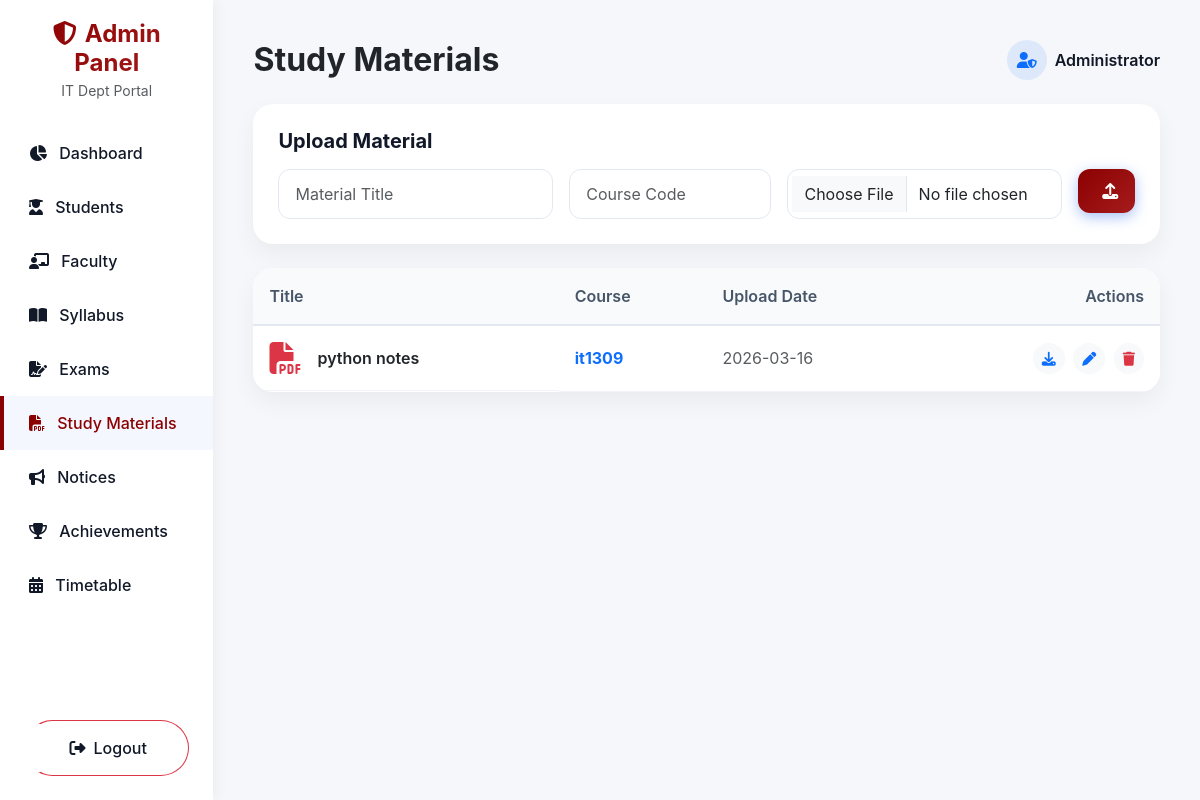
The page /admin/materials/ (signed in) on the database its author committed.
### models.py (models this page shows)
class StudyMaterial(SQLModel, table=True):
    id: Optional[int] = Field(default=None, primary_key=True)
    title: str
    course_code: str
    description: Optional[str] = None
    file_path: str
    uploaded_by: Optional[int] = Field(default=None, foreign_key="faculty.id")
    uploaded_at: datetime = Field(default_factory=datetime.utcnow)

### routers/study_materials_router.py (the view)
@router.get("/")
def list_materials(request: Request, db: Session = Depends(get_session), admin=Depends(check_admin)):
    materials = db.exec(select(StudyMaterial)).all()
    return templates.TemplateResponse("admin/materials_list.html", {"request": request, "materials": materials})

### templates/admin/materials_list.html
{% extends "admin/admin_base.html" %}
{% block header %}Study Materials{% endblock %}
{% block content %}
<div class="glass-card p-4 mb-4">
    <h5 class="fw-bold mb-3">Upload Material</h5>
    <form action="/admin/materials/add" method="post" enctype="multipart/form-data" class="row g-3">
        <div class="col-md-4">
            <input type="text" name="title" class="form-control" placeholder="Material Title" required>
        </div>
        <div class="col-md-3">
            <input type="text" name="course_code" class="form-control" placeholder="Course Code" required>
        </div>
        <div class="col-md-4">
            <input type="file" name="file" class="form-control" required>
        </div>
        <div class="col-md-1">
            <button type="submit" class="btn btn-gradient w-100"><i class="fa-solid fa-upload"></i></button>
        </div>
    </form>
</div>
<div class="table-responsive table-glass">
    <table class="table table-hover mb-0">
        <thead>
            <tr>
                <th>Title</th>
                <th>Course</th>
                <th>Upload Date</th>
                <th class="text-end">Actions</th>
            </tr>
        </thead>
        <tbody>
            {% for m in materials %}
            <tr>
                <td class="fw-semibold d-flex align-items-center"><i class="fa-solid fa-file-pdf text-danger fa-2x me-3"></i>{{ m.title }}</td>
                <td class="fw-bold text-primary">{{ m.course_code }}</td>
                <td class="text-muted">{{ m.uploaded_at.strftime('%Y-%m-%d') }}</td>
                <td class="text-end">
                    <a href="/{{ m.file_path }}" target="_blank" class="btn btn-sm btn-light text-primary rounded-circle me-1" title="Download"><i class="fa-solid fa-download"></i></a>
                    <a href="/admin/materials/edit/{{ m.id }}" class="btn btn-sm btn-light text-primary me-1 rounded-circle" title="Edit"><i class="fa-solid fa-pen"></i></a>
                    <a href="/admin/materials/delete/{{ m.id }}" class="btn btn-sm btn-light text-danger rounded-circle" title="Delete" onclick="return confirm('Remove file?')"><i class="fa-solid fa-trash"></i></a>
                </td>
            </tr>
            {% else %}
            <tr><td colspan="4" class="text-center py-4 text-muted">No study materials uploaded.</td></tr>
            {% endfor %}
        </tbody>
    </table>
</div>
{% endblock %}

### static/css/style.css (style rules this page uses)
:root { --bg-color: #F5F7FA; --primary-blue: #8B0000; --dark-header: #0F172A; --grad-start: #8B0000; --grad-end: #A61B1B; --text-main: #111827; --card-bg: #FFFFFF; --shadow-soft: 0 10px 25px rgba(0, 0, 0, 0.05); --shadow-hover: 0 20px 40px rgba(0, 0, 0, 0.1); --radius-card: 20px; --radius-btn: 12px; }
body { font-family: -apple-system, BlinkMacSystemFont, "Segoe UI", Roboto, Helvetica, Arial, sans-serif, "Apple Color Emoji", "Segoe UI Emoji", "Segoe UI Symbol"; background-color: var(--bg-color); color: var(--text-main); -webkit-font-smoothing: antialiased; min-height: 100vh; margin: 0; padding: 0; }
.glass-card { background: var(--card-bg); border-radius: var(--radius-card); box-shadow: var(--shadow-soft); border: 1px solid rgba(255, 255, 255, 0.5); transition: transform 0.3s cubic-bezier(0.4, 0, 0.2, 1), box-shadow 0.3s ease; overflow: hidden; }
.btn-gradient { background: linear-gradient(135deg, var(--grad-start), var(--grad-end)); color: #fff; border: none; border-radius: var(--radius-btn); padding: 10px 24px; font-weight: 600; transition: all 0.3s ease; box-shadow: 0 4px 14px rgba(37, 99, 235, 0.4); }
.form-control { border-radius: 12px; padding: 12px 16px; border: 1px solid #e2e8f0; transition: border-color 0.2s, box-shadow 0.2s; }
.table-glass { background: var(--card-bg); border-radius: var(--radius-card); overflow: hidden; box-shadow: var(--shadow-soft); }
.table-glass th { background: #f8fafc; color: #475569; font-weight: 600; border-bottom: 2px solid #e2e8f0; padding: 16px; }
.table-glass td { padding: 16px; vertical-align: middle; border-bottom: 1px solid #f1f5f9; }

### rows shown on the page
StudyMaterial: title "python notes", course_code "it1309", uploaded_at "2026-03-16"
